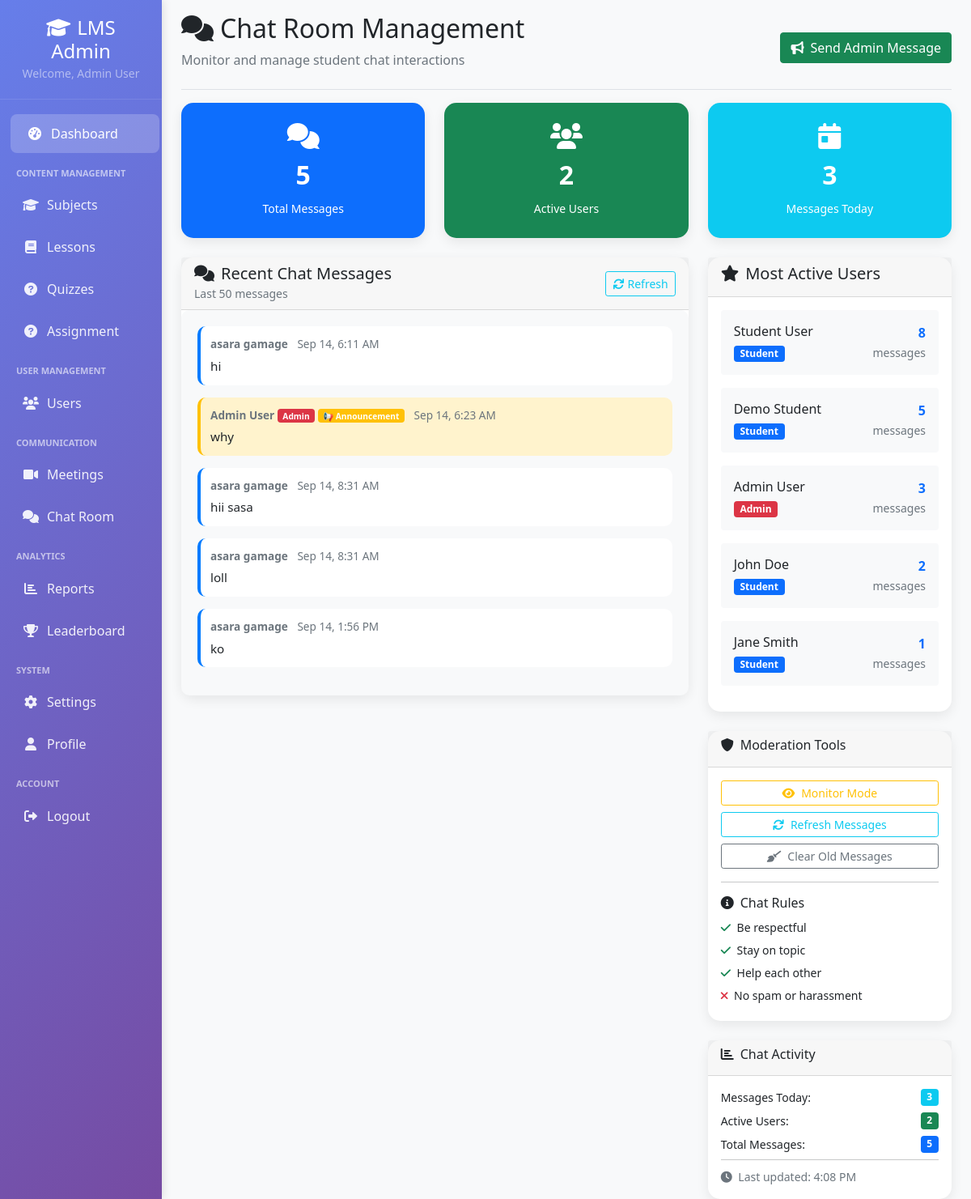
Screenshot of /admin/chatroom.php (signed in) with the database file from the repository.
### tables this page shows
CREATE TABLE `chat_messages` (
  `id` int(11) NOT NULL,
  `user_id` int(11) NOT NULL,
  `message` text NOT NULL,
  `created_at` timestamp NOT NULL DEFAULT current_timestamp()
);

CREATE TABLE `users` (
  `id` int(11) NOT NULL,
  `name` varchar(100) NOT NULL,
  `email` varchar(100) NOT NULL,
  `password` varchar(255) NOT NULL,
  `role` enum('admin','student') DEFAULT 'student',
  `status` enum('active','inactive','banned','online') DEFAULT 'active',
  `created_at` timestamp NOT NULL DEFAULT current_timestamp(),
  `updated_at` timestamp NOT NULL DEFAULT current_timestamp() ON UPDATE current_timestamp()
);

### admin/chatroom.php (the view, shortened to what the rows shown need)
<?php
$conn = new mysqli('localhost', 'root', '', 'learning_platform');
$create_chat_table = "CREATE TABLE IF NOT EXISTS chat_messages (
    id INT AUTO_INCREMENT PRIMARY KEY,
    user_id INT NOT NULL,
    message TEXT NOT NULL,
    created_at TIMESTAMP DEFAULT CURRENT_TIMESTAMP
)";
$conn->query($create_chat_table);
$messages_data = [];
try {
    $messages_result = $conn->query("SELECT cm.*, u.name as user_name, u.role as user_role
        FROM chat_messages cm
        JOIN users u ON cm.user_id = u.id
        ORDER BY cm.created_at DESC
        LIMIT 50");
    if ($messages_result) {
        while ($row = $messages_result->fetch_assoc()) {
            $messages_data[] = $row;
        }
    }
} catch (Exception $e) {
    try {
        $messages_result = $conn->query("SELECT * FROM chat_messages ORDER BY created_at DESC LIMIT 50");
        if ($messages_result) {
            while ($row = $messages_result->fetch_assoc()) {
                $row['user_name'] = 'User #' . $row['user_id'];
                $row['user_role'] = 'student';
                $messages_data[] = $row;
            }
        }
    } catch (Exception $e2) {
        $messages_data = [
            [
                'id' => 1,
                'message' => '[ADMIN ANNOUNCEMENT] Welcome to the learning platform chat!',
                'user_name' => 'Admin',
                'user_role' => 'admin',
                'created_at' => date('Y-m-d H:i:s', strtotime('-1 hour'))
            ],
            [
                'id' => 2,
                'message' => 'Hi everyone! Can someone help me with the algebra quiz?',
                'user_name' => 'Student User',
                'user_role' => 'student',
                'created_at' => date('Y-m-d H:i:s', strtotime('-30 minutes'))
            ],
            [
                'id' => 3,
                'message' => 'Sure! What specific topic are you struggling with?',
                'user_name' => 'Demo Student',
                'user_role' => 'student',
                'created_at' => date('Y-m-d H:i:s', strtotime('-20 minutes'))
            ],
            [
                'id' => 4,
                'message' => 'I need help understanding quadratic equations',
                'user_name' => 'Student User',
                'user_role' => 'student',
                'created_at' => date('Y-m-d H:i:s', strtotime('-15 minutes'))
            ],
            [
                'id' => 5,
                'message' => 'Check out the algebra lesson in the lessons section!',
                'user_name' => 'Demo Student',
                'user_role' => 'student',
                'created_at' => date('Y-m-d H:i:s', strtotime('-10 minutes'))
            ]
        ];
    }
}
$active_users_data = [
    ['name' => 'Student User', 'role' => 'student', 'message_count' => 8],
    ['name' => 'Demo Student', 'role' => 'student', 'message_count' => 5],
    ['name' => 'Admin User', 'role' => 'admin', 'message_count' => 3],
    ['name' => 'John Doe', 'role' => 'student', 'message_count' => 2],
    ['name' => 'Jane Smith', 'role' => 'student', 'message_count' => 1]
];
?>
<!DOCTYPE html>
<html lang="en">
<head>
    <link href="https://cdn.jsdelivr.net/npm/bootstrap@5.1.3/dist/css/bootstrap.min.css" rel="stylesheet">
    <link href="https://cdnjs.cloudflare.com/ajax/libs/font-awesome/6.0.0/css/all.min.css" rel="stylesheet">
</head>
<body>
    <div class="container-fluid">
        <div class="row">
            <main class="col-md-10 ms-sm-auto px-md-4">
                <div class="d-flex justify-content-between flex-wrap flex-md-nowrap align-items-center pt-3 pb-2 mb-3 border-bottom">
                    <div>
                        <h1 class="h2"><i class="fas fa-comments me-2"></i>Chat Room Management</h1>
                    </div>
                </div>
                <div class="row">
                    <div class="col-md-8">
                        <div class="card">
                            <div class="card-body p-0">
                                <div class="chat-container">
                                    <?php if (!empty($messages_data)): ?>
                                        <?php foreach (array_reverse($messages_data) as $msg):  ?>
                                        <?php
                                        $is_admin_msg = strpos($msg['message'], '[ADMIN ANNOUNCEMENT]') === 0;
                                        $is_admin_user = ($msg['user_role'] == 'admin');
                                        ?>
                                        <div class="message <?php echo $is_admin_msg ? 'system' : ($is_admin_user ? 'admin' : 'user'); ?>">
                                            <div class="message-header">
                                                <strong><?php echo htmlspecialchars($msg['user_name']); ?></strong>
                                                <?php if ($msg['user_role'] == 'admin'): ?>
                                                    <span class="badge bg-danger">Admin</span>
                                                <?php endif; ?>
                                                <?php if ($is_admin_msg): ?>
                                                    <span class="badge bg-warning">📢 Announcement</span>
                                                <?php endif; ?>
                                                <span class="ms-2 text-muted"><?php echo date('M j, g:i A', strtotime($msg['created_at'])); ?></span>
                                            </div>
                                            <div class="message-content">
                                                <?php
                                                $display_message = $is_admin_msg ? str_replace('[ADMIN ANNOUNCEMENT] ', '', $msg['message']) : $msg['message'];
                                                echo nl2br(htmlspecialchars($display_message));
                                                ?>
                                            </div>
                                        </div>
                                        <?php endforeach; ?>
                                    <?php endif; ?>
                                </div>
                            </div>
                        </div>
                    </div>
                    <div class="col-md-4">
                        <div class="card">
                            <div class="card-body">
                                <?php foreach ($active_users_data as $user): ?>
                                <div class="d-flex justify-content-between align-items-center mb-3 p-3 bg-light rounded">
                                    <div>
                                        <h6 class="mb-1"><?php echo htmlspecialchars($user['name']); ?></h6>
                                        <span class="badge bg-<?php echo $user['role'] == 'admin' ? 'danger' : 'primary'; ?>">
                                            <?php echo ucfirst($user['role']); ?>
                                        </span>
                                    </div>
                                    <div class="text-end">
                                        <div class="fw-bold text-primary"><?php echo $user['message_count']; ?></div>
                                        <small class="text-muted">messages</small>
                                    </div>
                                </div>
                                <?php endforeach; ?>
                            </div>
                        </div>
                    </div>
                </div>
            </main>
        </div>
    </div>
</body>
</html>

### rows the page displays
chat_messages: user.name "asara gamage", created_at "Sep 14, 6:11 AM", message "hi", name "Jane Smith", user.role "Student", id "1"
chat_messages: user.name "Admin User", shows "📢 Announcement", created_at "Sep 14, 6:23 AM", message "why", user.role "Admin", message_count "3"
chat_messages: user.name "asara gamage", created_at "Sep 14, 8:31 AM", message "hii sasa"
chat_messages: user.name "asara gamage", created_at "Sep 14, 8:31 AM", message "loll"
chat_messages: user.name "asara gamage", created_at "Sep 14, 1:56 PM", message "ko", name "Demo Student", user.role "Student", id "5"

### other values shown
$_SESSION['name'] "Admin User"
$chat_stats['total_messages'] "5"
$chat_stats['active_users'] "2"
$chat_stats['messages_today'] "3"
$user['name'] "Student User"
$user['role'] "Student"
$user['message_count'] "8"
$user['name'] "John Doe"
$user['message_count'] "2"
